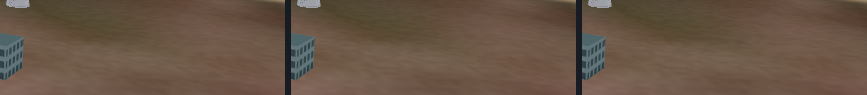
#> input picture tools/art/north-cape-lighthouse/grade/current-route/approach.webp, 867 x 95 px
$ python -i plates.py   (imports and definitions only)
#> lines starting #> are read from the running program, lines starting #| are printed output that depends on the picture
"""Reproduce from captured full frames, or verify the delivered lossless crops."""
import argparse, hashlib, json
from pathlib import Path
from PIL import Image

root=Path(__file__).resolve().parent
pin="08624ef315d08c0e72742051b029aea18d6a9d2d24081cd4ff04402d15d101d7"
sha=lambda p:hashlib.sha256(p.read_bytes()).hexdigest()
# [1 line not run here, left out]
# [1 line that did not run here, left out]
# [1 line not run here, left out]
PALE=(24,28,34,255)

def data(image):
    a=iter(image.convert("RGBA").tobytes())
    return zip(a,a,a,a,strict=True)

def diff(a,b):
    assert a.size==b.size
    changes=strong=alpha=0
    for v,w in zip(data(a),data(b),strict=True):
        d=max(abs(v[i]-w[i]) for i in range(3))
        changes+=d>0;strong+=d>2;alpha+=v[3]!=w[3]
    return [changes,strong,alpha]

def metrics(images,r):
    stock,neutral,grade=images
    gold=diff(stock,grade)
    outline=diff(stock,neutral)
    lift=diff(neutral,grade)
    assert gold==[r["changed"],r["strong"],0]
    assert outline==[r["neutralChanged"],r["neutralStrong"],0]
    assert lift==[r["causalChanged"],r["causalStrong"],0]
    return [gold,outline,lift]

def generate(original):
    meta={}
    for r in receipt["views"]:
        phase=r["phase"]
        frames=[]
        names=("grade-stock","grade-neutral","grade-art","grade-restore")
        for n in names:
            p=original/f"{phase}-{n}.png"
            assert sha(p)==r["png"][n]
            with Image.open(p) as im:
                assert im.mode=="RGBA" and im.size==(1080,700)
                frames.append(im.copy())
        stock,neutral,grade,restore=frames
        assert stock.tobytes()==restore.tobytes()
        tools=metrics(frames[:3],r)
        if phase=="exit":
            assert r["offscreen"]=="right" and not any(sum(g) for g in tools)
            assert len(r["passes"]["before"]["grounds"])==1
            continue
        indices=[]
        for i,(a,b,c) in enumerate(zip(data(stock),data(neutral),data(grade),strict=True)):
            if a!=b or b!=c:
                indices.append((i%1080,i//1080))
        xmin=min(v[0] for v in indices);xmax=max(v[0] for v in indices)
        ymin=min(v[1] for v in indices);ymax=max(v[1] for v in indices)
        box=(max(0,xmin-22),max(0,ymin-22),min(1080,xmax+23),min(700,ymax+23))
        tiles=[f.crop(box) for f in frames[:3]]
        assert metrics(tiles,r)==tools
        w,h=tiles[0].size
        joined=Image.new("RGBA",(3*w+12,h),PALE)
        for i,tile in enumerate(tiles):joined.paste(tile,((w+6)*i,0))
        dest=root/f"{phase}.webp"
        with dest.open("xb") as f:joined.save(f,"WEBP",lossless=True)
        assert Image.open(dest).convert("RGBA").tobytes()==joined.tobytes()
        meta[phase]={"box":box,"sha256":sha(dest)}
    with (root/"plates.json").open("x") as f:json.dump(meta,f,indent=2);f.write("\n")

def check():
    meta=json.loads((root/"plates.json").read_bytes())
    for r in receipt["views"][:2]:
        phase=r["phase"];m=meta[phase];x,y,x1,y1=m["box"];w,h=x1-x,y1-y;p=root/f"{phase}.webp"
        assert sha(p)==m["sha256"]
        with Image.open(p) as im:
            assert im.size==(w*3+12,h)
            crops=[im.crop((i*(w+6),0,i*(w+6)+w,h)) for i in range(3)]
            print(phase,metrics(crops,r))

p=argparse.ArgumentParser(description=__doc__)
# [4 lines not run here, left out]

>>> import cv2
>>> picture = cv2.imread('approach.webp', cv2.IMREAD_GRAYSCALE)
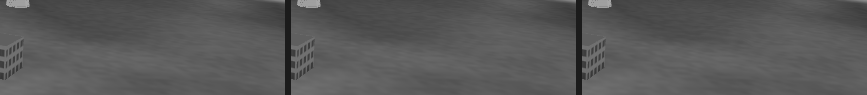
#> picture: shape (95, 867); min 27, max 167, mean 88.7
#> (the run stopped early here; a loop or call above may not have finished)
